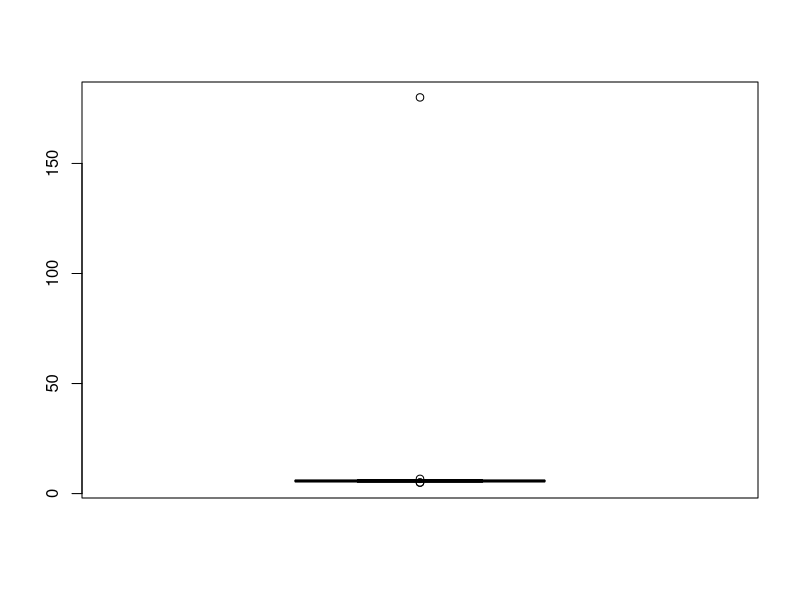
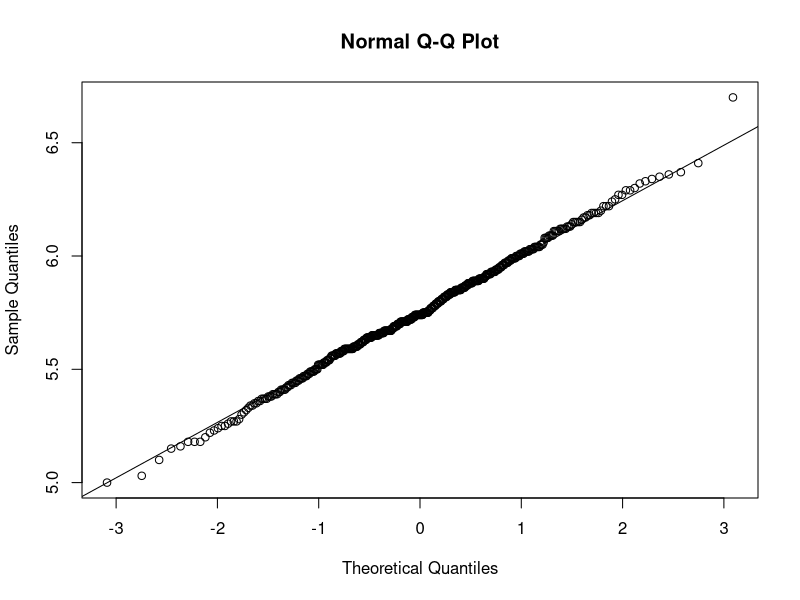
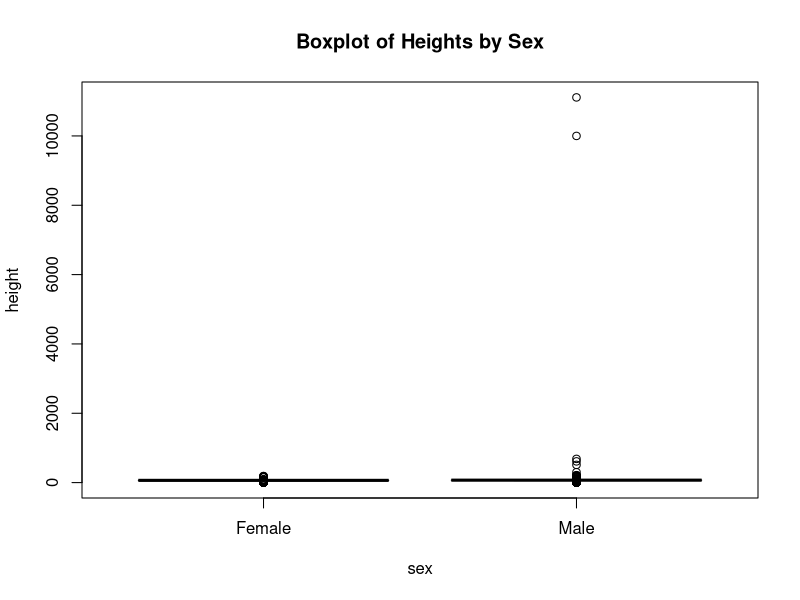

Reproduce these figures in R, in order.
# CHAPTER 11- ROBUST SUMMARIES----
# 11.1 Outliers----
library(tidyverse)
library(dslabs)
data("outlier_example")
str(outlier_example)

mean(outlier_example)
sd(outlier_example) # note a standard deviation (range of which contains 95% of values) bigger than the mean

boxplot(outlier_example) # note one observation completely out of scale

median(outlier_example) # median is more resistant to outliers

IQR(outlier_example) # also the IQR is resistant to outliers

q3 <- qnorm(0.75) # calculates the 75th percentile
q1 <- qnorm(0.25)
iqr <- q3-q1
r <- c(q1 - 1.5*iqr, q3 +1.5*iqr) # this is the formula used by default to calculate whiskers in R boxplots

max_height <- quantile(outlier_example, 0.75) + 3*IQR(outlier_example)
max_height

x <- outlier_example[outlier_example < max_height]
qqnorm(x) # quantile quantile plot excluding the outlier height shows the data is normally distributed
qqline(x)


mad(outlier_example) # calculates the MAD (Median Absolute Deviation), a more robust way of computing the standard deviation in the presence of outliers


# 11.7 Case Study----
library(dslabs)
data("reported_heights")

reported_heights <- reported_heights %>%
  mutate(original_heights = height, height = as.numeric(height)) # we get NAs

reported_heights %>% filter(is.na(height)) %>% head() # we check the reasons of the NAs

reported_heights <- filter(reported_heights, !is.na(height)) # we remove the NAs entries

reported_heights %>%
  group_by(sex) %>%
  summarize(average = mean(height), sd = sd(height),
            median= median(height), MAD = mad(height)) # we notice that mean and median, and sd and MAD, differ. This suggests outliers

boxplot(height ~ sex, data = reported_heights, main = "Boxplot of Heights by Sex") # we visualize the outliers

reported_heights %>% arrange(desc(height)) %>% top_n(10, height) # to print out the 10 highest values in descending order

whisker <- 3*IQR(reported_heights$height)
max_height <- quantile(reported_heights$height, .75) + whisker
min_height <- quantile(reported_heights$height, .25) - whisker
reported_heights %>%
  filter(!between(height, min_height, max_height)) %>%
  select(original_heights) %>%
  head(n=10) %>% pull(original_heights) # review the nonsensical data considered far out for Tukey standards
